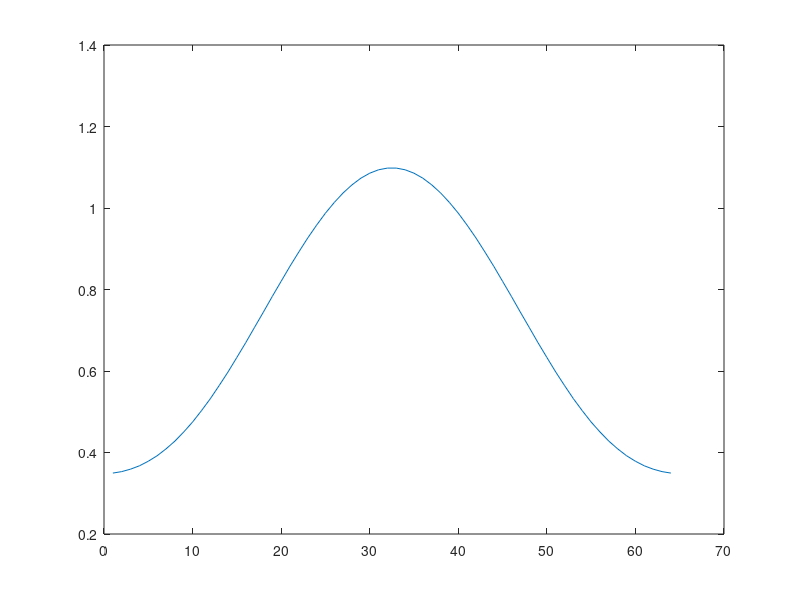

Write the MATLAB code that produced this figure.
alpha = [1; 4; 16];
a = 1;
b = 0;
eps = 0.1;

u_actual = @(t, x) sum(exp(-eps*alpha.^2.*t).*(a.*cos(alpha.*x)+b.*sin(alpha.*x)), 1);

%%
m = 64;
points = linspace(-1, 1, m);
U_initial = u_actual(0.0, points);
G = U_initial;
G(2:end-1) = 0;

h = 2/(m+1);
k = h^2 / (2*eps);
% pick h and k values
cons = eps*k/h^2;

e = ones(m, 1);
A = spdiags([1*e -2*e 1*e], [-1 0 1], m, m)*cons;

U_initial = U_initial';
time = 0.0;
for i = 1:200
    U_new = U_initial + A*U_initial + cons*G';
    time = time + k;
    plot(U_new)
    G = u_actual(time, points);
    G(2:end-1) = 0;
    U_initial = U_new;
    pause(0.5);
end
%[U_new, k] = ftcs_solver(U_initial, G, m, eps);